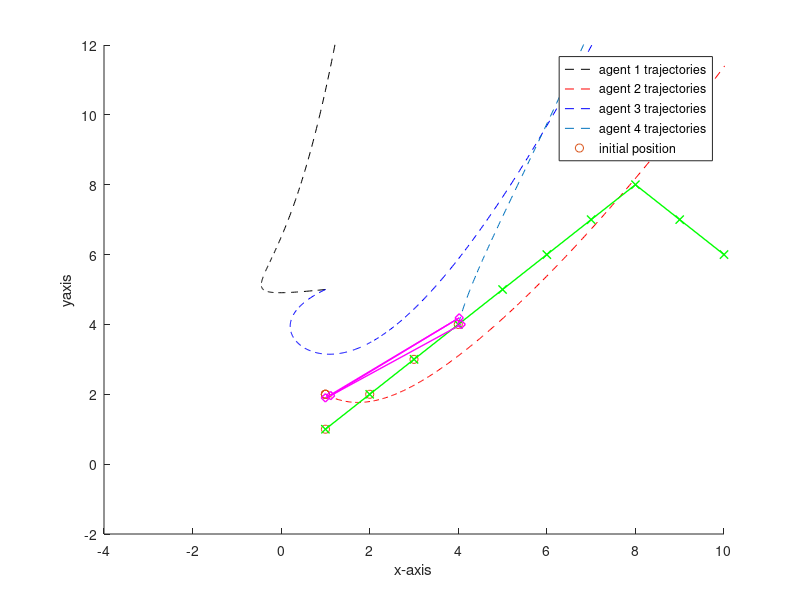

This chart was generated by the following MATLAB code:
adjA = [0 1 0 0;
    0 0 0 1;
    0 0 0 1;
    0 1 0 0];
v = [1 1 1 0];
D = diag(v);
L = D - adjA;

xdx = [1;3;1;3];
xdy = [1;1;3;3];

for i = 1:4
    for j = 1:4
        sumA(i,j) = adjA(i,j)*(xdx(i)-xdx(j));
        sumB(i,j) = adjA(i,j)*(xdy(i)-xdy(j));
    end
    rx(i) = -(1/xdx(i)*sum(sumA(i,:)));
    ry(i) = -(1/xdy(i)*sum(sumB(i,:)));
end

Rx = [rx(1) 0 0 0;
    0 rx(2) 0 0;
    0 0 rx(3) 0;
    0 0 0 rx(4)];
    
Ry = [ry(1) 0 0 0;
    0 ry(2) 0 0;
    0 0 ry(3) 0;
    0 0 0 ry(4)];

phix = L + Rx;
phiy = L + Ry;
 
eig(phix);
eig(phiy);
 
Ax = [ -L -Rx; zeros(4) -phix];
Ay = [ -L -Ry; zeros(4) -phiy];

A = rand(4,4);
B = zeros(8,1);
C = eye(8);
D = 0;
t = 0:0.01:50;
u = zeros(size(t));

f = size(t);
f = f(1,2);

sysx = ss(Ax,B,C,D);
sysy = ss(Ay,B,C,D);

x1 = lsim(sysx,u,t,[1,1 1,4 4,1 4,4]);
y1 = lsim(sysy,u,t,[2,2 2,4 5,2 5,4]);

hold on
plot(x1(:,1),y1(:,7),'k--', x1(:,2),y1(:,6),'r--',x1(:,3),y1(:,5),'b--',x1(:,4),y1(:,4),'--');
plot([1,1 1,2 1,3 1,4],[2,1 2,2 2,3 2,4],'o');
plot([1,2 3,4 5,6 7,8 7,6 5,4 3,2 1,8], '-gx', 'LineWidth',1);
plot([x1(1,2) x1(3,4) x1(5,6) x1(7,8)],[y1(7,6) y1(5,4) y1(3,2) y1(1,8)], '-md', 'LineWidth',1);
axis([-4 10 -2 12])
legend('agent 1 trajectories','agent 2 trajectories','agent 3 trajectories','agent 4 trajectories','initial position')
xlabel('x-axis')
ylabel('yaxis')
hold off
